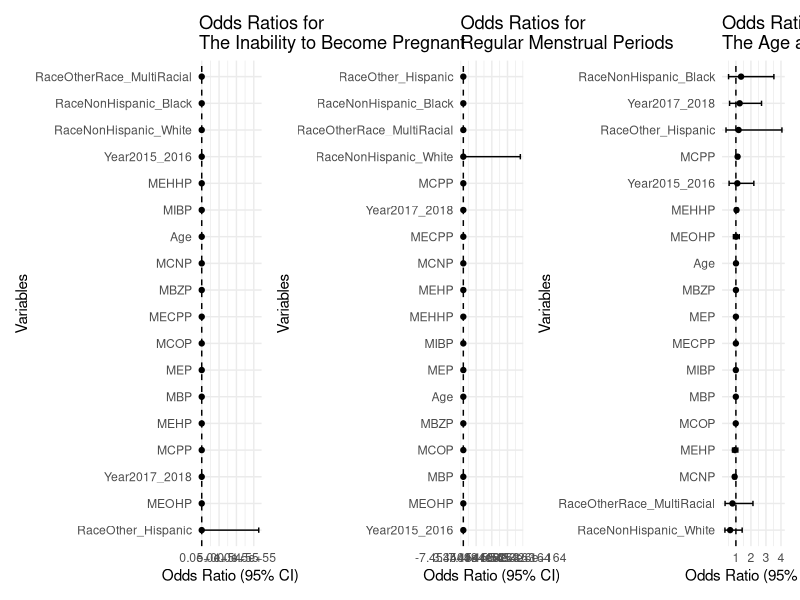
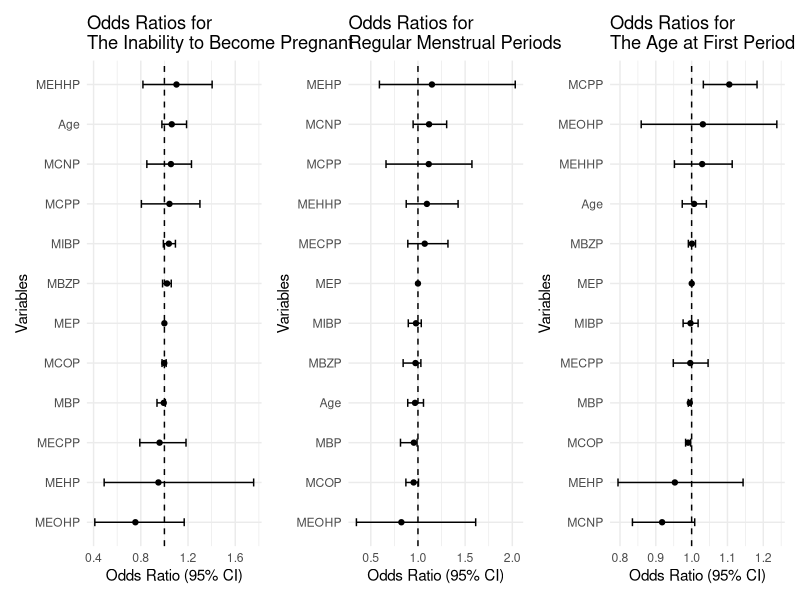
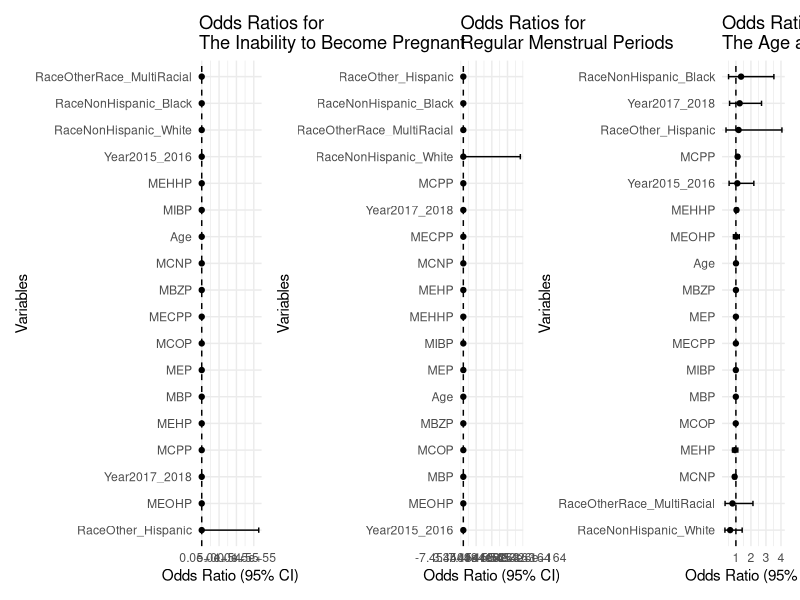
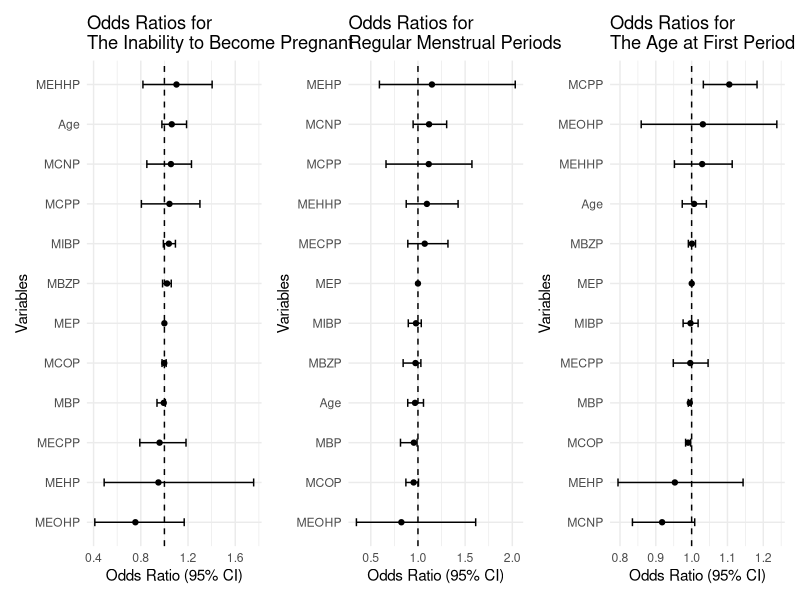

These figures' R source, in order:
## ---- chunk 1
library(glmnet)
library(tidyverse)
library(broom)
library(patchwork)
## ---- chunk 2
data <- read.csv("data/data_clean.csv") |>
  data.frame() 

data$UnablePregnant <- ifelse(data$UnablePregnant == "Yes", 1,
                              ifelse(data$UnablePregnant == "No", 0, NA))

data$RegularPeriod_12m <- ifelse(data$RegularPeriod_12m == "Yes", 1,
                              ifelse(data$RegularPeriod_12m == "No", 0, NA))
## ---- chunk 3
data =
  data |>
  mutate(Race = as.factor(Race))
         # RegularPeriod_12m = as.factor(RegularPeriod_12m),
         # UnablePregnant = as.factor(UnablePregnant),)
## ---- chunk 4
# Prepare data for modeling
data1 <- data |>
  filter(Age < 50) 
## ---- chunk 5
glm_ability <- glm(UnablePregnant ~ MCNP + MCOP + MECPP + MBP + MCPP + MEP + MEHHP + MEHP + MIBP + MEOHP + MBZP + Age + Race + Year, data = data1, family = binomial)

glm_regularity <- glm(RegularPeriod_12m ~ MCNP + MCOP + MECPP + MBP + MCPP + MEP + MEHHP + MEHP + MIBP + MEOHP + MBZP + Age + Race + Year, data = data1, family = binomial)

glm_first_period <- glm(Age_FirstPeriod ~ MCNP + MCOP + MECPP + MBP + MCPP + MEP + MEHHP + MEHP + MIBP + MEOHP + MBZP + Age + Race + Year, data = data1, family = gaussian)
## ---- chunk 6
# 95% CI
tidy_ability <- tidy(glm_ability, exponentiate = TRUE, conf.int = TRUE) |>
  filter(term != "(Intercept)")

tidy_regularity <- tidy(glm_regularity, exponentiate = TRUE, conf.int = TRUE) |>
  filter(term != "(Intercept)")

tidy_first <- tidy(glm_first_period, exponentiate = TRUE, conf.int = TRUE) |>
  filter(term != "(Intercept)")

# Forest Plots
ggplot(tidy_ability, aes(x = estimate, y = reorder(term, estimate))) +
  geom_point() +
  geom_errorbarh(aes(xmin = conf.low, xmax = conf.high), height = 0.2) +
  geom_vline(xintercept = 1, linetype = "dashed") +
  labs(
    x = "Odds Ratio (95% CI)",
    y = "Variables",
    title = "Odds Ratios for \nThe Inability to Become Pregnant"
  ) +
  theme_minimal() -> ability1

ggplot(tidy_regularity, aes(x = estimate, y = reorder(term, estimate))) +
  geom_point() +
  geom_errorbarh(aes(xmin = conf.low, xmax = conf.high), height = 0.2) +
  geom_vline(xintercept = 1, linetype = "dashed") +
  labs(
    x = "Odds Ratio (95% CI)",
    y = "Variables",
    title = "Odds Ratios for\nRegular Menstrual Periods"
  ) +
  theme_minimal() -> regularity1

ggplot(tidy_first, aes(x = estimate, y = reorder(term, estimate))) +
  geom_point() +
  geom_errorbarh(aes(xmin = conf.low, xmax = conf.high), height = 0.2) +
  geom_vline(xintercept = 1, linetype = "dashed") +
  labs(
    x = "Odds Ratio (95% CI)",
    y = "Variables",
    title = "Odds Ratios for\nThe Age at First Period"
  ) +
  theme_minimal() -> first1
## ---- chunk 7
combined_plot = (ability1 + regularity1 + first1)
combined_plot

ggsave(
  filename = "glm_forest_plot.png",
  plot = combined_plot,
  width = 10,
  height = 5
)
## ---- chunk 8
glm_ability <- glm(UnablePregnant ~ MCNP + MCOP + MECPP + MBP + MCPP + MEP + MEHHP + MEHP + MIBP + MEOHP + MBZP + Age, data = data1, family = binomial)

glm_regularity <- glm(RegularPeriod_12m ~ MCNP + MCOP + MECPP + MBP + MCPP + MEP + MEHHP + MEHP + MIBP + MEOHP + MBZP + Age, data = data1, family = binomial)

glm_first_period <- glm(Age_FirstPeriod ~ MCNP + MCOP + MECPP + MBP + MCPP + MEP + MEHHP + MEHP + MIBP + MEOHP + MBZP + Age, data = data1, family = gaussian)
## ---- chunk 9
# 95% CI
tidy_ability <- tidy(glm_ability, exponentiate = TRUE, conf.int = TRUE) |>
  filter(term != "(Intercept)")

tidy_regularity <- tidy(glm_regularity, exponentiate = TRUE, conf.int = TRUE) |>
  filter(term != "(Intercept)")

tidy_first <- tidy(glm_first_period, exponentiate = TRUE, conf.int = TRUE) |>
  filter(term != "(Intercept)")

# Forest Plots
ggplot(tidy_ability, aes(x = estimate, y = reorder(term, estimate))) +
  geom_point() +
  geom_errorbarh(aes(xmin = conf.low, xmax = conf.high), height = 0.2) +
  geom_vline(xintercept = 1, linetype = "dashed") +
  labs(
    x = "Odds Ratio (95% CI)",
    y = "Variables",
    title = "Odds Ratios for \nThe Inability to Become Pregnant"
  ) +
  theme_minimal() -> ability1

ggplot(tidy_regularity, aes(x = estimate, y = reorder(term, estimate))) +
  geom_point() +
  geom_errorbarh(aes(xmin = conf.low, xmax = conf.high), height = 0.2) +
  geom_vline(xintercept = 1, linetype = "dashed") +
  labs(
    x = "Odds Ratio (95% CI)",
    y = "Variables",
    title = "Odds Ratios for\nRegular Menstrual Periods"
  ) +
  theme_minimal() -> regularity1

ggplot(tidy_first, aes(x = estimate, y = reorder(term, estimate))) +
  geom_point() +
  geom_errorbarh(aes(xmin = conf.low, xmax = conf.high), height = 0.2) +
  geom_vline(xintercept = 1, linetype = "dashed") +
  labs(
    x = "Odds Ratio (95% CI)",
    y = "Variables",
    title = "Odds Ratios for\nThe Age at First Period"
  ) +
  theme_minimal() -> first1
## ---- chunk 10
combined_plot = (ability1 + regularity1 + first1)
combined_plot

ggsave(
  filename = "glm_covariates.png",
  plot = combined_plot,
  width = 10,
  height = 5
)
